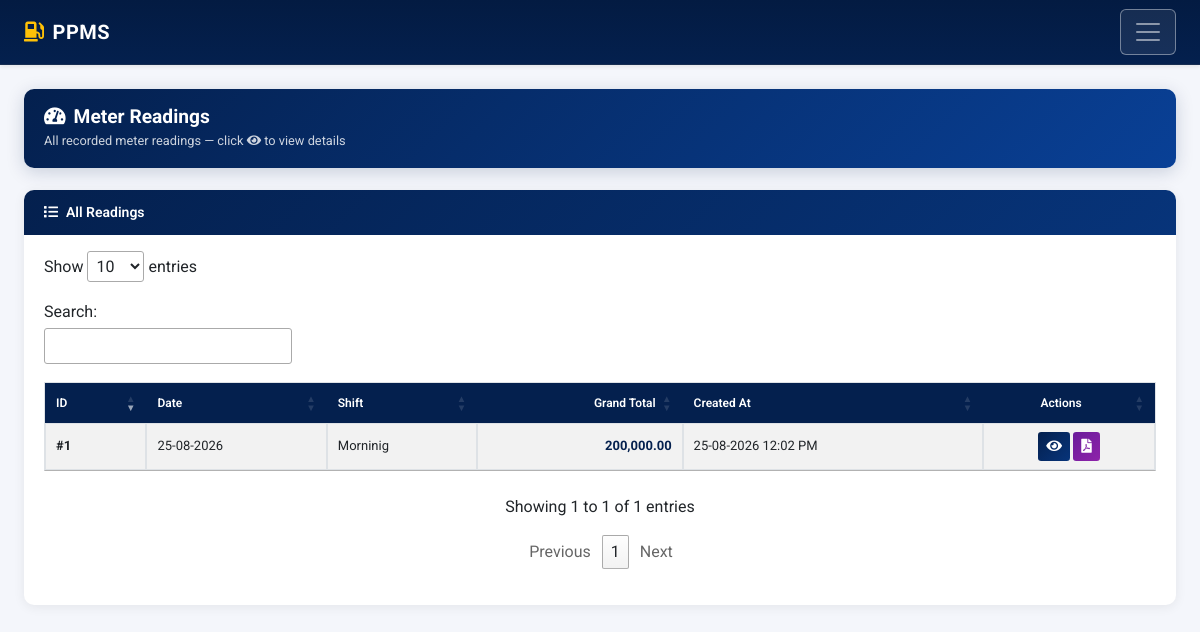
Screenshot of /meter-readings/meter-reading-list.php (signed in) with the database file from the repository.
### tables this page shows
CREATE TABLE `tbl_meter_readings` (
  `id` int(11) NOT NULL,
  `date` date NOT NULL,
  `shift_id` int(11) NOT NULL DEFAULT 0,
  `payment_type` varchar(32) NOT NULL DEFAULT 'Cash',
  `grand_total` decimal(12,2) NOT NULL DEFAULT 0.00,
  `remarks` text DEFAULT NULL,
  `created_at` timestamp NOT NULL DEFAULT current_timestamp(),
  `updated_at` timestamp NOT NULL DEFAULT current_timestamp() ON UPDATE current_timestamp(),
  `deleted_at` datetime DEFAULT NULL
);

CREATE TABLE `tbl_shifts` (
  `id` int(11) NOT NULL,
  `name` varchar(128) NOT NULL,
  `start_time` time NOT NULL,
  `end_time` time NOT NULL,
  `status` enum('Active','Inactive') NOT NULL DEFAULT 'Active',
  `deleted_at` datetime DEFAULT NULL
);

### meter-readings/meter-reading-list.php (the view, shortened to what this page needs)
<?php
require '../include/permissions.php';
$sql_active = "SELECT mr.*, sh.name AS shift_name
               FROM tbl_meter_readings mr
               LEFT JOIN tbl_shifts sh ON mr.shift_id = sh.id
               WHERE mr.deleted_at IS NULL
               ORDER BY mr.id DESC";
$result_active = mysqli_query($connection, $sql_active);
?>
<!DOCTYPE html>
<html lang="en">
<head>
    <link rel="stylesheet" href="https://stackpath.bootstrapcdn.com/bootstrap/4.3.1/css/bootstrap.min.css">
    <link rel="stylesheet" href="https://cdnjs.cloudflare.com/ajax/libs/font-awesome/5.11.2/css/all.min.css">
    <link rel="stylesheet" href="https://cdn.datatables.net/1.10.20/css/jquery.dataTables.min.css">
    <link rel="stylesheet" href="../include/style.css?v=1.0.1">
</head>
<body>
<?php include('../include/navbar.php'); ?>
<main class="main">
<div class="container-fluid pt-4 pb-5 px-4">
    <div class="page-header">
        <div>
            <h4><i class="fas fa-tachometer-alt mr-2"></i>Meter Readings</h4>
            <small style="opacity:.8;">All recorded meter readings — click <i class="fas fa-eye"></i> to view details</small>
        </div>
    </div>
    <div class="list-card">
        <div class="list-card-title">
            <i class="fas fa-list mr-2"></i>All Readings
        </div>
        <div class="table-responsive" style="padding:0;">
        <table id="meterReadingTable" class="table table-bordered table-striped" style="width:100%;">
                <thead>
                    <tr>
                        <th>ID</th>
                        <th>Date</th>
                        <th>Shift</th>
                        <th style="text-align:right;">Grand Total</th>
                        <th>Created At</th>
                        <th style="text-align:center;">Actions</th>
                    </tr>
                </thead>
                <tbody>
                <?php if ($result_active && mysqli_num_rows($result_active) > 0):
                    while ($row = mysqli_fetch_assoc($result_active)):
                ?>
                <tr>
                    <td data-order="<?php echo $row['id']; ?>"><strong>#<?php echo $row['id']; ?></strong></td>
                    <td data-order="<?php echo strtotime($row['date']); ?>"><?php echo date('d-m-Y', strtotime($row['date'])); ?></td>
                    <td><?php echo htmlspecialchars($row['shift_name'] ?? 'N/A'); ?></td>
                    <td style="text-align:right;font-weight:700;color: var(--primary-color);" data-order="<?php echo $row['grand_total']; ?>">
                        <?php echo number_format($row['grand_total'], 2); ?>
                    </td>
                    <td data-order="<?php echo strtotime($row['created_at']); ?>"><?php echo date('d-m-Y h:i A', strtotime($row['created_at'])); ?></td>
                    <td style="text-align:center;">
                        <a href="view-meter-reading.php?id=<?php echo $row['id']; ?>"
                           class="btn btn-sm btn-info" title="View" style="background: var(--primary-gradient); border: none;">
                            <i class="fas fa-eye"></i>
                        </a>
                        <a href="generate-pdf-meter-reading.php?id=<?php echo $row['id']; ?>" target="_blank"
                           class="btn btn-sm btn-secondary" title="Generate PDF"
                           style="background:linear-gradient(135deg,#6a1b9a,#8e24aa);border:none;color:#fff;">
                            <i class="fas fa-file-pdf"></i>
                        </a>
                    </td>
                </tr>
                <?php endwhile; else: ?>
                <tr><td colspan="6" class="text-center text-muted py-4">No active meter readings. <a href="add-meter-reading.php">Create one now.</a></td></tr>
                <?php endif; ?>
                </tbody>
            </table>
        </div>
    </div>
</div>
</main>
</body>
</html>

### include/style.css (style rules this page uses)
:root { --primary-color: #04204e; --primary-hover: #07347a; --primary-light: #e6f0fa; --primary-gradient: linear-gradient(135deg, var(--primary-color) 0%, #07347a 100%); --gradient-header: linear-gradient(135deg, var(--primary-color) 0%, #094096 100%); --navy-glass: rgba(4, 32, 78, 0.96); }
body { font-family: 'Roboto', sans-serif; background-color: #f4f6fb; color: #212529; overflow-x: hidden; }
@media (max-width: 1240px) { .page-header { padding: 16px 20px !important; flex-direction: column !important; align-items: flex-start !important; gap: 12px; } }
@media (max-width: 1240px) { .page-header h4, .page-header h2 { font-size: 1.2rem !important; } }
@media (max-width: 1240px) { .table-responsive { -webkit-overflow-scrolling: touch; border-radius: 8px; margin-bottom: 1rem; width: 100%; overflow-x: auto; } }
table thead th, .table thead th { background-color: #04204e !important; color: #ffffff !important; border-color: #04204e !important; vertical-align: middle !important; }

### meter-readings/meter-reading-list.php (style rules this page uses)
body { background:#f4f6fb; font-family:'Roboto',sans-serif; }
.page-header { background: var(--gradient-header); color:#fff; padding:18px 28px; border-radius:10px; margin-bottom:22px; display:flex; align-items:center; justify-content:space-between; box-shadow:0 4px 18px rgba(4,32,78,0.18); }
.page-header h4 { margin:0; font-weight:700; font-size:1.25rem; }
.list-card { background:#fff; border-radius:10px; box-shadow:0 2px 12px rgba(0,0,0,0.07); overflow:hidden; }
.list-card-title { background: var(--primary-gradient); color:#fff; padding:12px 20px; font-weight:600; font-size:14px; }
#meterReadingTable thead th { background: var(--primary-color) !important; color:#fff; font-size:12px; font-weight:600; }
#meterReadingTable tbody tr { transition:background .15s; }
#meterReadingTable td { vertical-align:middle; font-size:13px; }

### rows the page displays
tbl_meter_readings: id "1", date "25-08-2026", shift.name "Morninig", grand_total "200,000.00", created_at "25-08-2026 12:02 PM"
